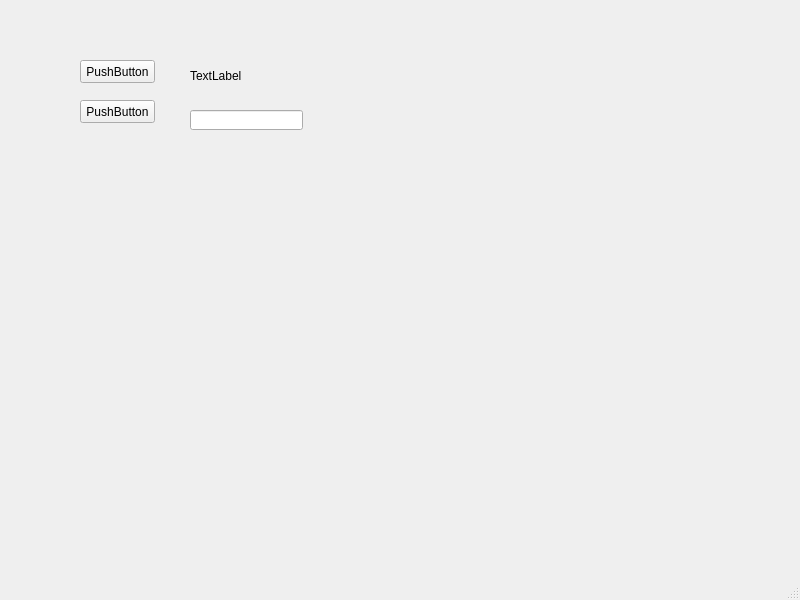
<?xml version="1.0" encoding="UTF-8"?>
<ui version="4.0">
 <class>MainWindow</class>
 <widget class="QMainWindow" name="MainWindow">
  <property name="geometry">
   <rect>
    <x>0</x>
    <y>0</y>
    <width>800</width>
    <height>600</height>
   </rect>
  </property>
  <property name="windowTitle">
   <string>MainWindow</string>
  </property>
  <widget class="QWidget" name="centralwidget">
   <widget class="QPushButton" name="World">
    <property name="geometry">
     <rect>
      <x>80</x>
      <y>60</y>
      <width>75</width>
      <height>23</height>
     </rect>
    </property>
    <property name="text">
     <string>PushButton</string>
    </property>
   </widget>
   <widget class="QPushButton" name="China">
    <property name="geometry">
     <rect>
      <x>80</x>
      <y>100</y>
      <width>75</width>
      <height>23</height>
     </rect>
    </property>
    <property name="text">
     <string>PushButton</string>
    </property>
   </widget>
   <widget class="QLabel" name="Title">
    <property name="geometry">
     <rect>
      <x>190</x>
      <y>70</y>
      <width>54</width>
      <height>12</height>
     </rect>
    </property>
    <property name="text">
     <string>TextLabel</string>
    </property>
   </widget>
   <widget class="QLineEdit" name="lineEdit">
    <property name="geometry">
     <rect>
      <x>190</x>
      <y>110</y>
      <width>113</width>
      <height>20</height>
     </rect>
    </property>
   </widget>
  </widget>
  <widget class="QMenuBar" name="menubar">
   <property name="geometry">
    <rect>
     <x>0</x>
     <y>0</y>
     <width>800</width>
     <height>22</height>
    </rect>
   </property>
  </widget>
  <widget class="QStatusBar" name="statusbar"/>
 </widget>
 <resources/>
 <connections/>
</ui>
